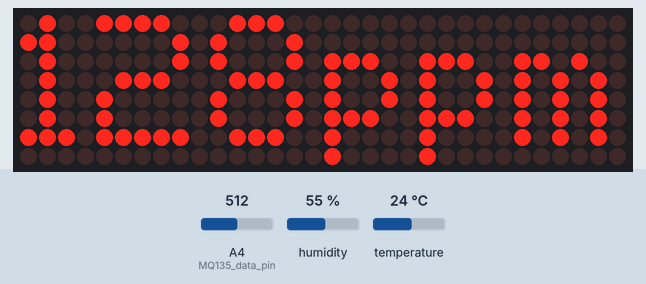
Recording of a sketch running on a simulated Arduino Uno, built with avr-gcc and run on an emulated ATmega328P. Parts: 32×8 LED matrix. Inputs (shaded band) come from the test bench; at power-on: A4 (MQ135_data_pin) = 512, humidity 55 %, temperature 24 °C.

Above: at 2.6 s.
2.7 s: A4 (MQ135_data_pin) set to 716
At 8.5 s:
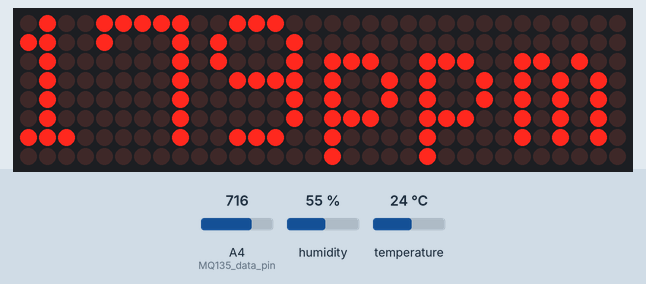
12.0 s: A4 (MQ135_data_pin) set to 900
At 14.1 s:
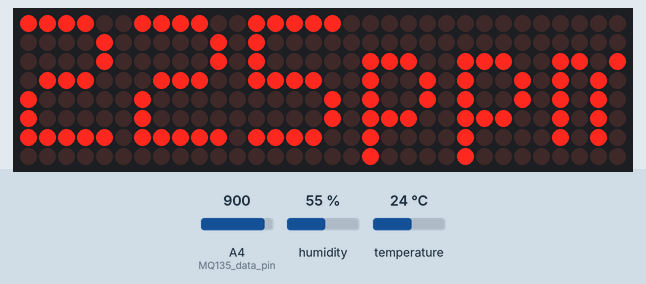
16.1 s: A4 (MQ135_data_pin) set to 1023
At 19.3 s:
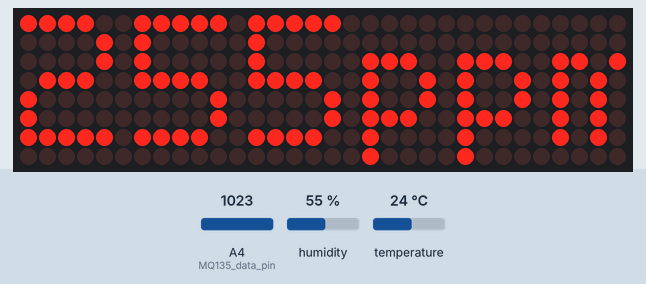
Timing chart, 0 to 20.8 s (numbered marks = the images above; inputs shaded):
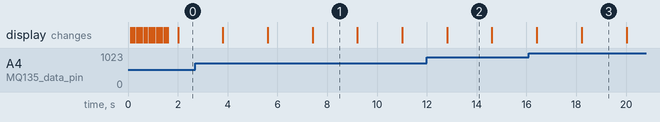

The sketch:

Weather_Station.ino
```cpp
// ---------------------- Hardware setup ----------------------

#define MQ135_data_pin 4                          //Analog pin for MQ135 Gas Sensor
#define DHT_data_pin 16                           //Digital data pin for DHT Temp. & Humidity sensor

#define HARDWARE_TYPE MD_MAX72XX::FC16_HW         //Type of MAX7219 LED dot matrix display
#define MAX_DEVICES 4                             //Number of 8*8 dot matrix displays
#define CS_PIN   5                                //Chip Select pin for led display

// --------------------- Libraries Inclusion ------------------
#include <MD_Parola.h>
#include <MD_MAX72xx.h>
#include <SPI.h>
#include <DHT.h>

// --------------------- Object Creation ----------------------
DHT dht(DHT_data_pin, DHT22);
MD_Parola parola = MD_Parola(HARDWARE_TYPE, CS_PIN, MAX_DEVICES);

// ---------------------- Variables ----------------------
char msg[50];
char temp[50];
char hum[50];
char ppm[50];
int cnt = 0;
unsigned long lastRead = 0;
const unsigned long interval = 1800; // read sensor every 2s

void setup() {
  Serial.begin(9600);
  dht.begin();
  parola.begin();
  parola.setIntensity(2);    // brightness (0-15)
  parola.displayClear();
  //Set your custom text string to be displayed during power on below e.g. -BIBA-
  parola.displayText("-BIBA-", PA_CENTER, 50, 2000, PA_WIPE, PA_NO_EFFECT);
}

void loop() {
  // Read DHT every 2 seconds
  if (millis() - lastRead > interval) {
    lastRead = millis();
    int cum_ppm = 0;
    for(int g = 0; g < 10; g++){
      cum_ppm = cum_ppm + analogRead(MQ135_data_pin)/4;
      delay(20);
    }
    int gas_ppm = cum_ppm / 10;
    float h = dht.readHumidity();
    float t = dht.readTemperature();

    snprintf(hum, sizeof(hum), "H:%.0f%%", h);

    // Load message into display
    if(cnt == 0) {
      snprintf(msg, sizeof(msg), "%dppm", gas_ppm);
      cnt++;
      }
    else if(cnt == 1) {
      snprintf(msg, sizeof(msg), "T:%.0fC", t);
      cnt++;
      }
    else if(cnt == 2) {
      snprintf(msg, sizeof(msg), "H:%.0f%%", h);
      cnt = 0;
      }
    else {
      cnt = 0;
    }
    parola.displayText(msg, PA_CENTER, 100, 0, PA_PRINT, PA_NO_EFFECT);
  }


  // Animate the display
  if (parola.displayAnimate()) {
    parola.displayReset();
  }
}
```

Measured:
- what the display in image 1 shows lasts 1.8 s, from 7.4 s to 9.2 s
